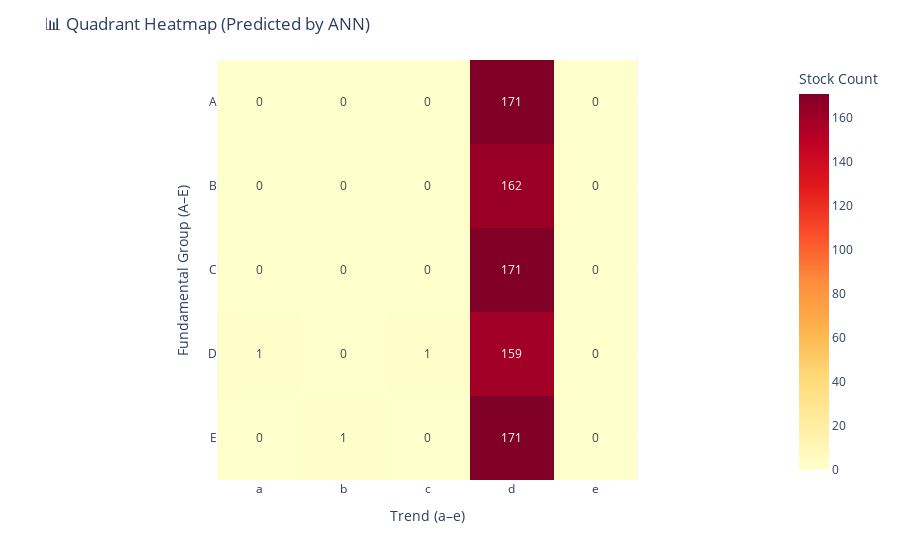

Source (notebook cell):
### Code cell
import plotly.express as px
quadrant_counts = df_all_results["Predicted Quadrant"].value_counts().sort_index()
financial_levels = ["A","B","C","D","E"]   # กลุ่มพื้นฐาน (Fundamental)
trend_levels = ["a","b","c","d","e"]       # กลุ่มเทคนิค (Trend)

heatmap_data = pd.DataFrame(0, index=financial_levels, columns=trend_levels)
for q, count in quadrant_counts.items():
    fin = q[0]   # เช่น "A"
    trend = q[1] # เช่น "a"
    heatmap_data.loc[fin, trend] = count
fig = px.imshow(
    heatmap_data,
    labels=dict(x="Trend (a–e)", y="Fundamental Group (A–E)", color="Stock Count"),
    x=trend_levels,
    y=financial_levels,
    color_continuous_scale="YlOrRd",
    text_auto=True
)
fig.update_layout(title="📊 Quadrant Heatmap (Predicted by ANN)")

### Figure 1 — Plotly figure (JSON) as saved in the notebook; plotly's stock layout.template omitted (floating-point values rounded to 4 significant figures)
{"data": [{"coloraxis": "coloraxis", "hovertemplate": "Trend (a–e): %{x}<br>Fundamental Group (A–E): %{y}<br>Stock Count: %{z}<extra></extra>", "name": "0", "texttemplate": "%{z}", "type": "heatmap", "x": ["a", "b", "c", "d", "e"], "xaxis": "x", "y": ["A", "B", "C", "D", "E"], "yaxis": "y", "z": [[0, 0, 0, 171, 0], [0, 0, 0, 162, 0], [0, 0, 0, 171, 0], [1, 0, 1, 159, 0], [0, 1, 0, 171, 0]]}], "layout": {"coloraxis": {"colorbar": {"title": {"text": "Stock Count"}}, "colorscale": [[0, "rgb(255,255,204)"], [0.125, "rgb(255,237,160)"], [0.25, "rgb(254,217,118)"], [0.375, "rgb(254,178,76)"], [0.5, "rgb(253,141,60)"], [0.625, "rgb(252,78,42)"], [0.75, "rgb(227,26,28)"], [0.875, "rgb(189,0,38)"], [1, "rgb(128,0,38)"]]}, "margin": {"t": 60}, "title": {"text": "📊 Quadrant Heatmap (Predicted by ANN)"}, "xaxis": {"anchor": "y", "constrain": "domain", "domain": [0, 1], "scaleanchor": "y", "title": {"text": "Trend (a–e)"}}, "yaxis": {"anchor": "x", "autorange": "reversed", "constrain": "domain", "domain": [0, 1], "title": {"text": "Fundamental Group (A–E)"}}}}
